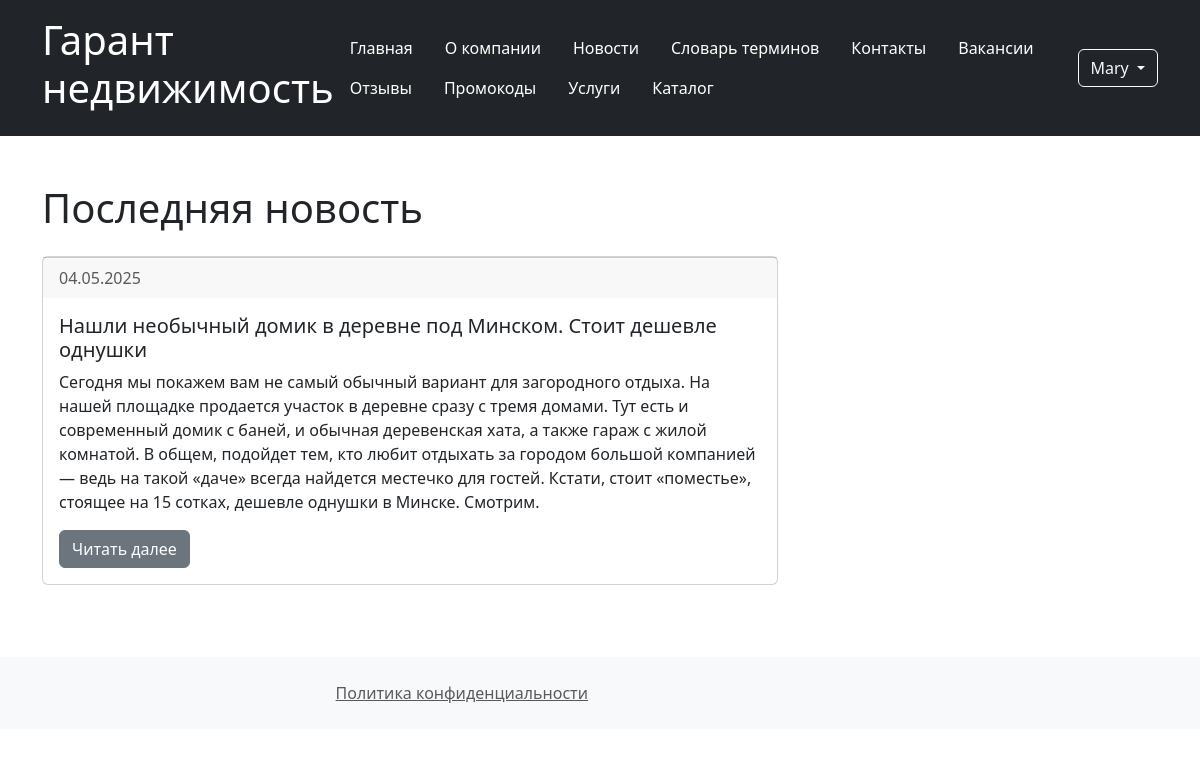
The page /home/ (signed in) on the database its author committed.
### users/models.py (models this page shows, shortened)
class User(AbstractUser):
    ROLE_CHOICES = {
        "employee": "Manager",
        "client": "Client",
        "admin": "Admin",
    }
    phone_regex = RegexValidator(
        regex=r"^\+375\(29\)\d{3}-\d{2}-\d{2}$",
        message="Формат номера: +375(29)XXX-XX-XX",
    )
    role = models.CharField(max_length=20, choices=ROLE_CHOICES)
    phone_number = models.CharField(max_length=20, validators=[phone_regex])
    birth_date = models.DateField(
        validators=[RestrictedAgeValidator(18), MaxValueValidator(date.today())]
    )
    created_at = models.DateTimeField(auto_now_add=True)
    first_name = models.CharField(max_length=100)
    last_name = models.CharField(max_length=100)

### home/models.py (models this page shows, shortened)
class News(models.Model):
    title = models.CharField(max_length=100)
    summary = models.TextField()
    image = models.ImageField(upload_to="news/", blank=True)
    created = models.DateTimeField(auto_now_add=True)
    class Meta:
        verbose_name = "News"
        verbose_name_plural = "News"
        ordering = ["-created"]

### home/views.py (the view)
class HomeView(ListView):
    template_name = "home.html"
    context_object_name = "last_news"
    def get_queryset(self):
        logger.debug("Fetching latest news")
        news = News.objects.first()
        if not news:
            logger.warning("No news found")
        return news
    def get_context_data(self, **kwargs):
        context = super().get_context_data(**kwargs)
        context["last_news"] = self.get_queryset()
        logger.debug("Prepared context for HomeView")
        return context

### home/templates/home.html (shortened to what this page needs)
{% extends "base.html" %}
{% block content %}
<div class="row">
    <div class="col-md-8">
        <h1 class="mb-4">Последняя новость</h1>
        <div class="card mb-4">
            {% if last_news %}
                <div class="card-footer text-muted">
                    {{ last_news.created|date:"d.m.Y" }}
                </div>
                <div class="card-body">
                    <h5 class="card-title">{{ last_news.title }}</h5>
                    <p class="card-text">{{ last_news.summary }}</p>
                    <a href="" class="btn btn-secondary">Читать далее</a>
                </div>
            {% else %}
                <div class="card-body">
                    <p>Новостей пока нет</p>
                </div>
            {% endif %}
        </div>
    </div>
</div>
{% endblock %}

### templates/base.html (shortened to what this page needs)
<!DOCTYPE html>
<html lang="ru">
<head>
    <link href="https://cdn.jsdelivr.net/npm/bootstrap@5.3.0/dist/css/bootstrap.min.css" rel="stylesheet">
</head>
<body>
    <header class="bg-dark text-white p-3">
        <div class="container">
            <div class="d-flex justify-content-between align-items-center">
                <h1>Гарант недвижимость</h1>
                <nav>
                    <ul class="nav">
                        <li class="nav-item"><a href="{% url 'home' %}" class="nav-link text-white">Главная</a></li>
                        <li class="nav-item"><a href="{% url 'about' %}" class="nav-link text-white">О компании</a></li>
                        <li class="nav-item"><a href="{% url 'news' %}" class="nav-link text-white">Новости</a></li>
                        <li class="nav-item"><a href="{% url 'faq' %}" class="nav-link text-white">Словарь терминов</a></li>
                        <li class="nav-item"><a href="{% url 'contacts' %}" class="nav-link text-white">Контакты</a></li>
                        <li class="nav-item"><a href="{% url 'vacancies' %}" class="nav-link text-white">Вакансии</a></li>
                        <li class="nav-item"><a href="{% url 'reviews' %}" class="nav-link text-white">Отзывы</a></li>
                        <li class="nav-item"><a href="{% url 'promo-codes' %}" class="nav-link text-white">Промокоды</a></li>
                        <li class="nav-item"><a href="{% url 'services' %}" class="nav-link text-white">Услуги</a></li>
                        <li class="nav-item"><a href="{% url 'estates' %}" class="nav-link text-white">Каталог</a></li>
                    </ul>
                </nav>
                <div class="auth-buttons">
                    {% if user.is_authenticated %}
                        <div class="btn-group">
                            <button type="button" class="btn btn-outline-light dropdown-toggle" data-bs-toggle="dropdown">
                                {% if user.first_name %}{{ user.first_name }}{% else %}{{ user.username }}{% endif %}
                            </button>
                        </div>
                    {% else %}
                        <a href="{% url 'login' %}" class="btn btn-outline-light">Вход</a>
                        <a href="{% url 'signup' %}" class="btn btn-outline-light">Регистрация</a>
                    {% endif %}
                </div>
            </div>
        </div>
    </header>
    <main class="container my-5">
        {% block content %}{% endblock %}
    </main>
    <footer class="bg-light p-4 mt-5">
        <div class="container">
            <div class="row">
                <div class="col-md-6 text-end">
                    <a href="{% url 'policy' %}" class="text-muted">Политика конфиденциальности</a>
                </div>
            </div>
        </div>
    </footer>
</body>
</html>

### rows shown on the page
User: first_name "Mary"
News: created "04.05.2025", title "Нашли необычный домик в деревне под Минском. Стоит дешевле однушки", summary "Сегодня мы покажем вам не самый обычный вариант для загородного отдыха. На нашей площадке продается участок в деревне сразу с тремя домами. Тут есть и современный домик с баней, и обычная деревенская хата, а также гараж с жилой комнатой. В общем, подойдет тем, кто любит отдыхать за городом большой компанией — ведь на такой «даче» всегда найдется местечко для гостей. Кстати, стоит «поместье», стоящее на 15 сотках, дешевле однушки в Минске. Смотрим."
